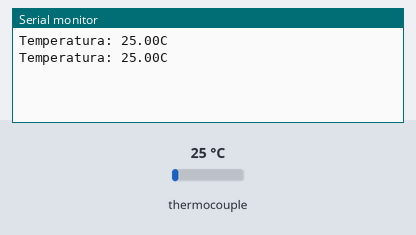
Recording of a sketch running on a simulated Arduino Uno, built with avr-gcc and run on an emulated ATmega328P. Shown: the last lines printed to the serial monitor. Inputs (shaded band) come from the test bench; at power-on: thermocouple 25 °C.

Above: at 1.8 s.
1.9 s: thermocouple set to 6 °C
At 2.4 s:
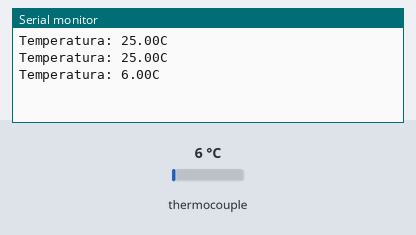
3.4 s: thermocouple set to 75 °C
At 4.8 s:
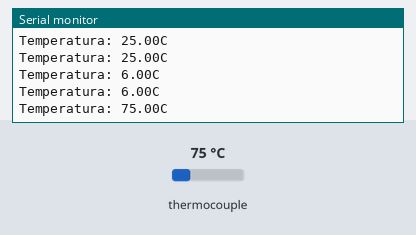
Timing chart, 0 to 6.4 s (numbered marks = the images above; inputs shaded):
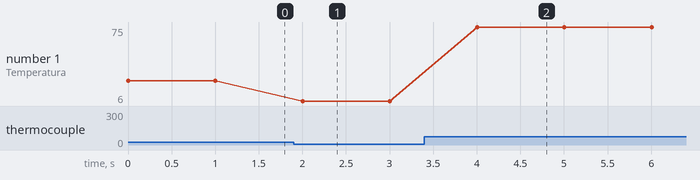

The sketch:

SoTermopar.ino
```cpp
#include <max6675.h>

/* Definições: GPIOs do Arduino utilizado na comunicação com o
   MAX6675 */
#define GPIO_SO       8
#define GPIO_CS       9
#define GPIO_CLK      10

/* Definição: baudrate da comunicação com Serial Monitor */
#define BAUDRATE_SERIAL_MONITOR    115200

/* Definição: tempo entre leituras do MAX6675 */
#define TEMPO_ENTRE_LEITURAS             1000 //ms

/* Criação de objeto para comunicação com termopar */
MAX6675 termopar(GPIO_CLK, GPIO_CS, GPIO_SO);

void setup()
{
    Serial.begin(BAUDRATE_SERIAL_MONITOR);
}

/* Programa principal */
void loop()
{
    Serial.print("Temperatura: ");
    Serial.print(termopar.readCelsius());
    Serial.println("C");
    delay(TEMPO_ENTRE_LEITURAS);
}
```

Measured:
- after the input at 1.9 s, the serial monitor: prints a new line after 0.10 s (image 1)
- after the input at 3.4 s, the serial monitor: prints a new line after 0.60 s (image 2)
- plotted number 1: 25 → 6 after the input at 1.9 s, 6 → 75 after the input at 3.4 s
